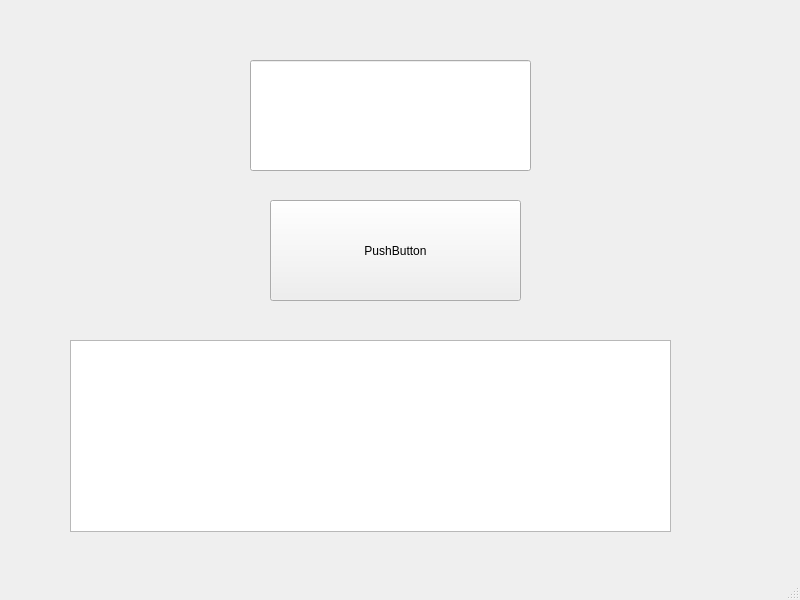
<?xml version="1.0" encoding="UTF-8"?>
<ui version="4.0">
 <class>MainWindow</class>
 <widget class="QMainWindow" name="MainWindow">
  <property name="geometry">
   <rect>
    <x>0</x>
    <y>0</y>
    <width>800</width>
    <height>600</height>
   </rect>
  </property>
  <property name="windowTitle">
   <string>MainWindow</string>
  </property>
  <widget class="QWidget" name="centralwidget">
   <widget class="QPushButton" name="pushButton">
    <property name="geometry">
     <rect>
      <x>270</x>
      <y>200</y>
      <width>251</width>
      <height>101</height>
     </rect>
    </property>
    <property name="text">
     <string>PushButton</string>
    </property>
   </widget>
   <widget class="QLineEdit" name="lineEdit">
    <property name="geometry">
     <rect>
      <x>250</x>
      <y>60</y>
      <width>281</width>
      <height>111</height>
     </rect>
    </property>
   </widget>
   <widget class="QTextBrowser" name="textBrowser">
    <property name="geometry">
     <rect>
      <x>70</x>
      <y>340</y>
      <width>601</width>
      <height>192</height>
     </rect>
    </property>
   </widget>
  </widget>
  <widget class="QMenuBar" name="menubar">
   <property name="geometry">
    <rect>
     <x>0</x>
     <y>0</y>
     <width>800</width>
     <height>26</height>
    </rect>
   </property>
  </widget>
  <widget class="QStatusBar" name="statusbar"/>
 </widget>
 <resources/>
 <connections>
  <connection>
   <sender>lineEdit</sender>
   <signal>textChanged(QString)</signal>
   <receiver>textBrowser</receiver>
   <slot>setText(QString)</slot>
   <hints>
    <hint type="sourcelabel">
     <x>390</x>
     <y>141</y>
    </hint>
    <hint type="destinationlabel">
     <x>370</x>
     <y>461</y>
    </hint>
   </hints>
  </connection>
  <connection>
   <sender>pushButton</sender>
   <signal>clicked()</signal>
   <receiver>MainWindow</receiver>
   <slot>repaint()</slot>
   <hints>
    <hint type="sourcelabel">
     <x>395</x>
     <y>276</y>
    </hint>
    <hint type="destinationlabel">
     <x>399</x>
     <y>299</y>
    </hint>
   </hints>
  </connection>
 </connections>
</ui>
